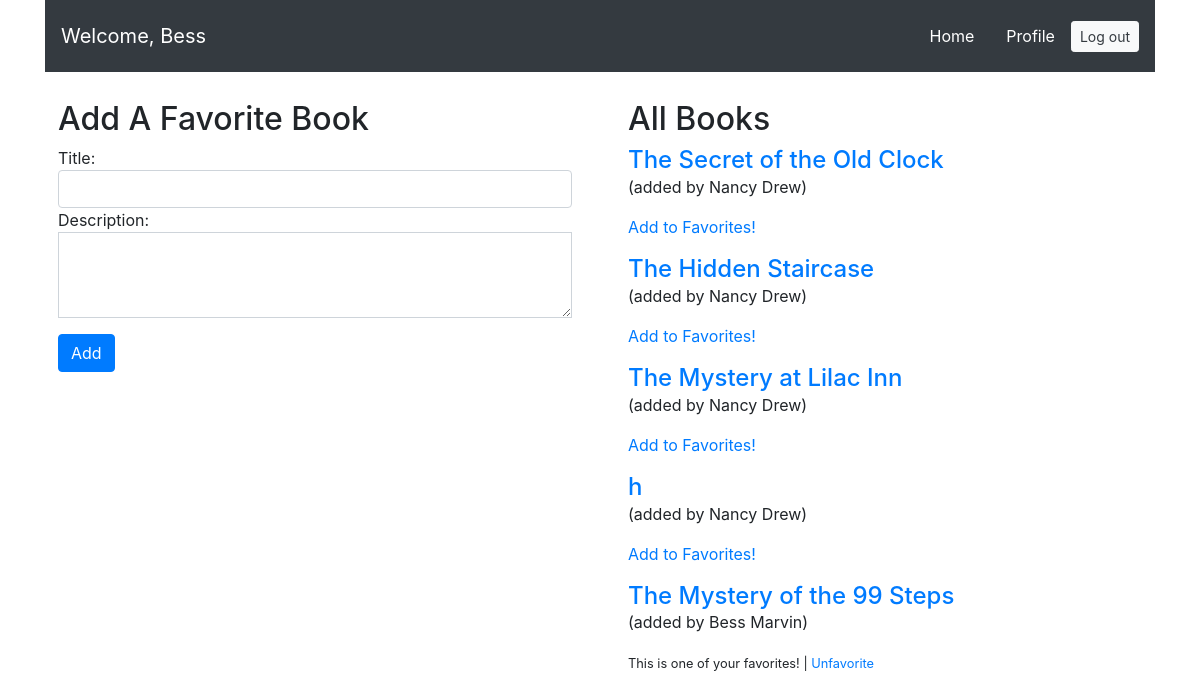
The page /books/ (signed in) on the database as committed earlier.
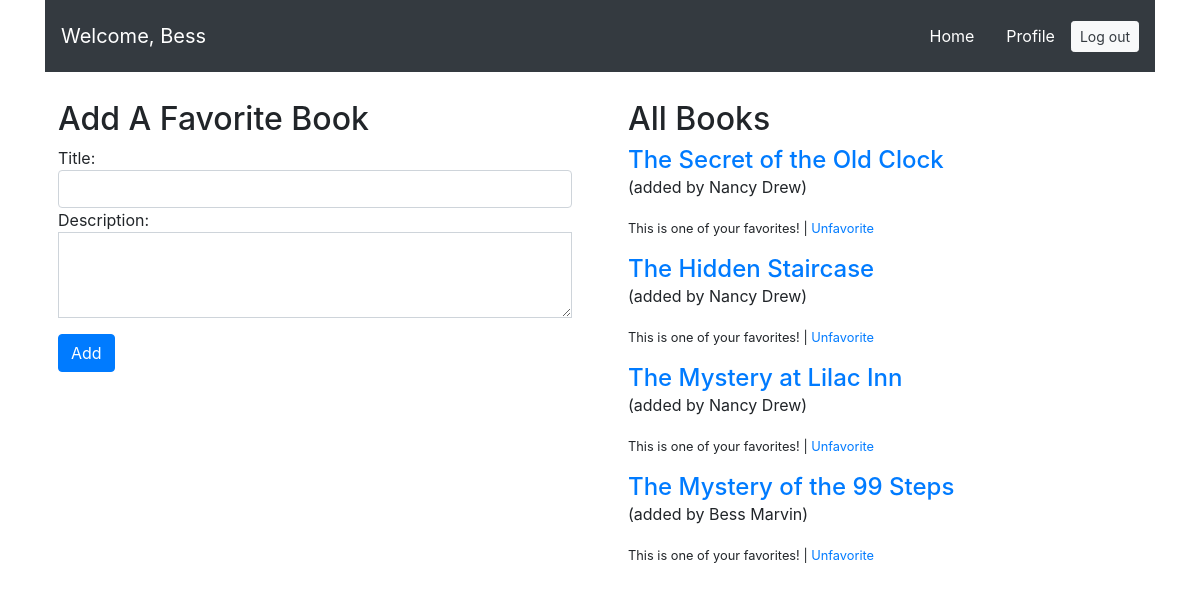
The same page on the database as committed later.
### login_app/models.py (models this page shows)
class User(models.Model):
    first_name = models.CharField(max_length=45)
    last_name = models.CharField(max_length=45)
    email = models.CharField(max_length=255)
    password = models.CharField(max_length=255)
    created_at = models.DateTimeField(auto_now_add=True)
    updated_at = models.DateTimeField(auto_now=True)
    objects = UserManager()

### book_app/models.py (models this page shows)
class Book(models.Model):
    uploaded_by = models.ForeignKey(User, related_name="books_uploaded", on_delete=models.CASCADE)
    liked_by = models.ManyToManyField(User, related_name="liked_books")
    title = models.CharField(max_length=255)
    desc = models.TextField()
    created_at = models.DateTimeField(auto_now_add=True)
    updated_at = models.DateTimeField(auto_now=True)
    objects = BookManager()

### book_app/views.py (the view)
# urls.py: path('', views.index),
def index(request):
    if 'user_id' not in request.session:  # send back to login
        return redirect('/login')
    context = {
        'all_books': Book.objects.all(),
        'logged_user': User.objects.get(id=request.session['user_id'])
    }
    return render(request, 'book/index.html', context)

### book_app/templates/book/index.html (shortened to what this page needs)
<!DOCTYPE html>
<html lang="en">
<head>
    <link rel="stylesheet" href="https://stackpath.bootstrapcdn.com/bootstrap/4.3.1/css/bootstrap.min.css">
</head>
<body>
    <div class="wrapper container">
        <nav class="navbar navbar-expand-lg navbar-dark bg-dark">
            <a class="navbar-brand" href="/books">Welcome, {{ request.session.username }}</a>
            <div class="collapse navbar-collapse" id="navbarText">
                <span class="navbar-text"><a class="navbar" href="/books">Home</a></span>
                <span class="navbar-text"><a class="navbar" href="/books/profile/{{logged_user.id}}">Profile</a></span>
                <span class="navbar-text"><a class="btn btn-sm btn-light text-dark" href="/logout" role="button">Log out</a></span>
            </div>
        </nav>
        <div class="row">
            <div class="col p-4 m-1">
                <h2 class="display-7">Add A Favorite Book</h2>
                <form action="/books/create" method="POST">
                    <div class="form-group">
                        Title:<input type="text" class="form-control" name="title">
                        Description:<textarea class="form-control rounded-0" rows="3" name="desc"></textarea>
                    </div>
                    <button type="submit" class="btn btn-primary">Add</button>
                </form>
            </div>
            <div class="col p-4 m-1">
                <h2 class="display-7">All Books</h2>
                {% for book in all_books %}
                <div class="form-group">
                    <a href="/books/{{book.id}}"><h4 class="d-inline mr-5">{{book.title}}</h4></a>
                    <p>(added by {{ book.uploaded_by.first_name }} {{ book.uploaded_by.last_name }})</p>
                    {% if logged_user not in book.liked_by.all %}
                        <a href="/books/favorite/{{book.id}}">Add to Favorites!</a>
                    {% else %}
                        <p><small>This is one of your favorites! | <a href="/books/destroy_favorite/{{book.id}}">Unfavorite</a></small></p>
                    {% endif %}
                </div>
                {% endfor %}
            </div>
        </div>
    </div>
</body>
</html>

Rows that differ between the two databases and show on the page:
removed Book: title "h", uploaded_by.first_name "Nancy", uploaded_by.last_name "Drew"
changed Book "The Secret of the Old Clock": text "Add to Favorites!" → "This is one of your favorites! | Unfavorite"
computed for Book "The Hidden Staircase": text "Add to Favorites!" → "This is one of your favorites! | Unfavorite"
computed for Book "The Mystery at Lilac Inn": text "Add to Favorites!" → "This is one of your favorites! | Unfavorite"
